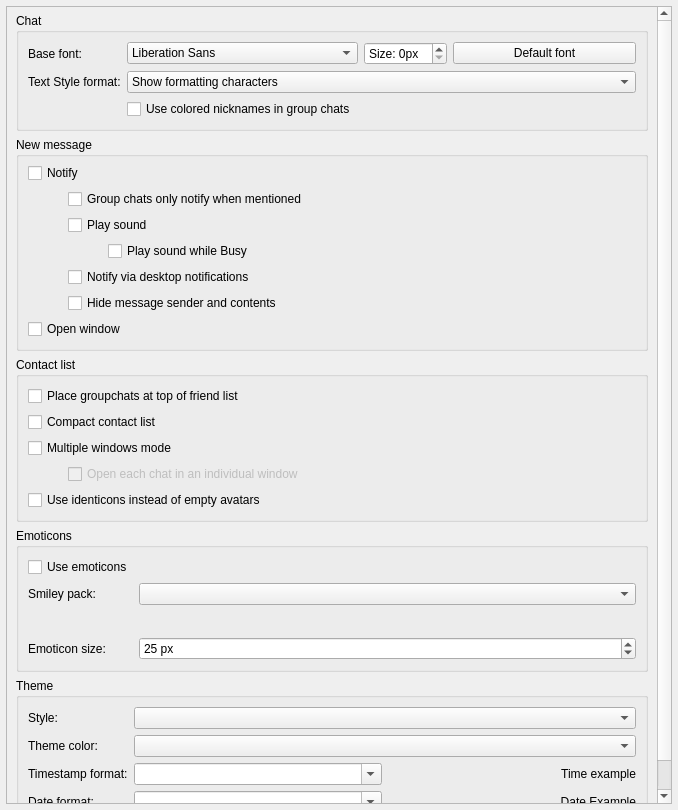
<?xml version="1.0" encoding="UTF-8"?>
<ui version="4.0">
 <class>UserInterfaceSettings</class>
 <widget class="QWidget" name="UserInterfaceSettings">
  <property name="geometry">
   <rect>
    <x>0</x>
    <y>0</y>
    <width>678</width>
    <height>810</height>
   </rect>
  </property>
  <property name="windowTitle">
   <string notr="true">Form</string>
  </property>
  <layout class="QVBoxLayout" name="verticalLayout_2">
   <property name="leftMargin">
    <number>6</number>
   </property>
   <property name="topMargin">
    <number>6</number>
   </property>
   <property name="rightMargin">
    <number>6</number>
   </property>
   <property name="bottomMargin">
    <number>6</number>
   </property>
   <item>
    <widget class="VerticalOnlyScroller" name="scrollArea">
     <property name="widgetResizable">
      <bool>true</bool>
     </property>
     <property name="alignment">
      <set>Qt::AlignLeading|Qt::AlignLeft|Qt::AlignTop</set>
     </property>
     <widget class="QWidget" name="scrollAreaWidgetContents">
      <property name="geometry">
       <rect>
        <x>0</x>
        <y>0</y>
        <width>650</width>
        <height>950</height>
       </rect>
      </property>
      <layout class="QVBoxLayout" name="verticalLayout_4" stretch="0,0,0,0,0,0">
       <property name="spacing">
        <number>6</number>
       </property>
       <property name="topMargin">
        <number>6</number>
       </property>
       <item>
        <widget class="QGroupBox" name="chatGroupBox">
         <property name="title">
          <string>Chat</string>
         </property>
         <layout class="QFormLayout" name="formLayout_2">
          <property name="leftMargin">
           <number>9</number>
          </property>
          <property name="topMargin">
           <number>9</number>
          </property>
          <property name="rightMargin">
           <number>9</number>
          </property>
          <property name="bottomMargin">
           <number>9</number>
          </property>
          <item row="0" column="0">
           <widget class="QLabel" name="label_2">
            <property name="text">
             <string>Base font:</string>
            </property>
            <property name="alignment">
             <set>Qt::AlignLeading|Qt::AlignLeft|Qt::AlignVCenter</set>
            </property>
           </widget>
          </item>
          <item row="0" column="1">
           <layout class="QHBoxLayout" name="horizontalLayout_5">
            <item>
             <widget class="QFontComboBox" name="txtChatFont">
              <property name="editable">
               <bool>false</bool>
              </property>
             </widget>
            </item>
            <item>
             <widget class="QSpinBox" name="txtChatFontSize">
              <property name="sizePolicy">
               <sizepolicy hsizetype="Maximum" vsizetype="Fixed">
                <horstretch>0</horstretch>
                <verstretch>0</verstretch>
               </sizepolicy>
              </property>
              <property name="suffix">
               <string>px</string>
              </property>
              <property name="prefix">
               <string>Size: </string>
              </property>
             </widget>
            </item>
            <item>
             <widget class="QPushButton" name="btnResetChatFont">
              <property name="toolTip">
               <string>Restore the default chat font and size</string>
              </property>
              <property name="text">
               <string>Default font</string>
              </property>
             </widget>
            </item>
           </layout>
          </item>
          <item row="1" column="0">
           <widget class="QLabel" name="textStyleLabel">
            <property name="toolTip">
             <string>New text styling preference may not load until Khandaq restarts.</string>
            </property>
            <property name="text">
             <string>Text Style format:</string>
            </property>
            <property name="alignment">
             <set>Qt::AlignLeading|Qt::AlignLeft|Qt::AlignVCenter</set>
            </property>
           </widget>
          </item>
          <item row="1" column="1">
           <widget class="QComboBox" name="textStyleComboBox">
            <property name="sizePolicy">
             <sizepolicy hsizetype="Expanding" vsizetype="Fixed">
              <horstretch>0</horstretch>
              <verstretch>0</verstretch>
             </sizepolicy>
            </property>
            <property name="toolTip">
             <string>Select text styling preference.</string>
            </property>
            <property name="currentIndex">
             <number>1</number>
            </property>
            <item>
             <property name="text">
              <string>Plaintext</string>
             </property>
            </item>
            <item>
             <property name="text">
              <string>Show formatting characters</string>
             </property>
            </item>
            <item>
             <property name="text">
              <string>Don't show formatting characters</string>
             </property>
            </item>
           </widget>
          </item>
          <item row="2" column="1">
           <widget class="QCheckBox" name="useNameColors">
            <property name="text">
             <string>Use colored nicknames in group chats</string>
            </property>
           </widget>
          </item>
         </layout>
        </widget>
       </item>
       <item>
        <widget class="QGroupBox" name="newMessageGroup">
         <property name="title">
          <string>New message</string>
         </property>
         <layout class="QVBoxLayout" name="verticalLayout_10">
          <property name="topMargin">
           <number>6</number>
          </property>
          <item>
           <widget class="QCheckBox" name="notify">
            <property name="toolTip">
             <string comment="tooltip for Notify setting">Show a notification when you receive a new message and the window is not selected.</string>
            </property>
            <property name="text">
             <string>Notify</string>
            </property>
           </widget>
          </item>
          <item>
           <layout class="QVBoxLayout" name="verticalLayout_11">
            <property name="leftMargin">
             <number>40</number>
            </property>
            <item>
             <widget class="QCheckBox" name="groupOnlyNotfiyWhenMentioned">
              <property name="toolTip">
               <string comment="toolTip for Group chats only notify when mentioned">Only notify about new messages in group chats when mentioned.</string>
              </property>
              <property name="text">
               <string>Group chats only notify when mentioned</string>
              </property>
             </widget>
            </item>
            <item>
             <widget class="QCheckBox" name="notifySound">
              <property name="text">
               <string>Play sound</string>
              </property>
             </widget>
            </item>
            <item>
             <layout class="QVBoxLayout" name="verticalLayout">
              <property name="leftMargin">
               <number>40</number>
              </property>
              <item>
               <widget class="QCheckBox" name="busySound">
                <property name="text">
                 <string>Play sound while Busy</string>
                </property>
               </widget>
              </item>
             </layout>
            </item>
            <item>
             <widget class="QCheckBox" name="desktopNotify">
              <property name="text">
               <string>Notify via desktop notifications</string>
              </property>
             </widget>
            </item>
            <item>
             <widget class="QCheckBox" name="notifyHide">
              <property name="text">
               <string>Hide message sender and contents</string>
              </property>
             </widget>
            </item>
           </layout>
          </item>
          <item>
           <widget class="QCheckBox" name="showWindow">
            <property name="toolTip">
             <string comment="tooltip for Show window setting">Open Khandaq's window when you receive a new message and no window is open yet.</string>
            </property>
            <property name="text">
             <string>Open window</string>
            </property>
           </widget>
          </item>
         </layout>
        </widget>
       </item>
       <item>
        <widget class="QGroupBox" name="contactListGroup">
         <property name="title">
          <string>Contact list</string>
         </property>
         <layout class="QVBoxLayout" name="verticalLayout_5">
          <item>
           <widget class="QCheckBox" name="cbGroupchatPosition">
            <property name="toolTip">
             <string comment="toolTip for groupchat positioning">If checked, group chats will be placed at the top of the friends list, otherwise, they'll be placed below online friends.</string>
            </property>
            <property name="text">
             <string>Place groupchats at top of friend list</string>
            </property>
           </widget>
          </item>
          <item>
           <widget class="QCheckBox" name="cbCompactLayout">
            <property name="toolTip">
             <string comment="toolTip for compact layout setting">Your contact list will be shown in compact mode.</string>
            </property>
            <property name="text">
             <string>Compact contact list</string>
            </property>
           </widget>
          </item>
          <item>
           <widget class="QCheckBox" name="cbSeparateWindow">
            <property name="text">
             <string>Multiple windows mode</string>
            </property>
           </widget>
          </item>
          <item>
           <layout class="QVBoxLayout" name="verticalLayout_12">
            <property name="leftMargin">
             <number>40</number>
            </property>
            <item>
             <widget class="QCheckBox" name="cbDontGroupWindows">
              <property name="enabled">
               <bool>false</bool>
              </property>
              <property name="sizePolicy">
               <sizepolicy hsizetype="Minimum" vsizetype="Minimum">
                <horstretch>0</horstretch>
                <verstretch>0</verstretch>
               </sizepolicy>
              </property>
              <property name="text">
               <string>Open each chat in an individual window</string>
              </property>
             </widget>
            </item>
           </layout>
          </item>
          <item>
           <widget class="QCheckBox" name="cbShowIdenticons">
            <property name="toolTip">
             <string comment="toolTip for show identicons">If enabled, every contact without an avatar will have a generated icon based on their Tox ID instead of the default picture. Requires restart to apply.</string>
            </property>
            <property name="text">
             <string>Use identicons instead of empty avatars</string>
            </property>
           </widget>
          </item>
         </layout>
        </widget>
       </item>
       <item>
        <widget class="QGroupBox" name="emoticonsGroupBox">
         <property name="title">
          <string>Emoticons</string>
         </property>
         <layout class="QFormLayout" name="formLayout_4">
          <item row="0" column="0">
           <widget class="QCheckBox" name="useEmoticons">
            <property name="text">
             <string>Use emoticons</string>
            </property>
           </widget>
          </item>
          <item row="1" column="0">
           <widget class="QLabel" name="smileyPackLabel">
            <property name="text">
             <string extracomment="Text on smiley pack label">Smiley pack:</string>
            </property>
           </widget>
          </item>
          <item row="1" column="1">
           <widget class="QComboBox" name="smileyPackBrowser">
            <property name="sizePolicy">
             <sizepolicy hsizetype="Expanding" vsizetype="Fixed">
              <horstretch>0</horstretch>
              <verstretch>0</verstretch>
             </sizepolicy>
            </property>
           </widget>
          </item>
          <item row="2" column="0">
           <spacer name="horizontalSpacer_2">
            <property name="orientation">
             <enum>Qt::Horizontal</enum>
            </property>
            <property name="sizeHint" stdset="0">
             <size>
              <width>80</width>
              <height>20</height>
             </size>
            </property>
           </spacer>
          </item>
          <item row="2" column="1">
           <layout class="QHBoxLayout" name="horizontalLayout" stretch="0,0,0,0,0">
            <property name="sizeConstraint">
             <enum>QLayout::SetDefaultConstraint</enum>
            </property>
            <item>
             <widget class="QLabel" name="smile1">
              <property name="toolTip">
               <string notr="true">:)</string>
              </property>
              <property name="text">
               <string/>
              </property>
              <property name="alignment">
               <set>Qt::AlignCenter</set>
              </property>
             </widget>
            </item>
            <item>
             <widget class="QLabel" name="smile2">
              <property name="toolTip">
               <string notr="true">;)</string>
              </property>
              <property name="text">
               <string/>
              </property>
              <property name="alignment">
               <set>Qt::AlignCenter</set>
              </property>
             </widget>
            </item>
            <item>
             <widget class="QLabel" name="smile3">
              <property name="toolTip">
               <string notr="true">:p</string>
              </property>
              <property name="text">
               <string/>
              </property>
              <property name="alignment">
               <set>Qt::AlignCenter</set>
              </property>
             </widget>
            </item>
            <item>
             <widget class="QLabel" name="smile4">
              <property name="toolTip">
               <string notr="true">:O</string>
              </property>
              <property name="text">
               <string/>
              </property>
              <property name="alignment">
               <set>Qt::AlignCenter</set>
              </property>
             </widget>
            </item>
            <item alignment="Qt::AlignTop">
             <widget class="QLabel" name="smile5">
              <property name="toolTip">
               <string notr="true">:'(</string>
              </property>
              <property name="text">
               <string/>
              </property>
              <property name="alignment">
               <set>Qt::AlignCenter</set>
              </property>
             </widget>
            </item>
           </layout>
          </item>
          <item row="3" column="0">
           <widget class="QLabel" name="emoticonSizeLabel">
            <property name="text">
             <string>Emoticon size:</string>
            </property>
           </widget>
          </item>
          <item row="3" column="1">
           <widget class="QSpinBox" name="emoticonSize">
            <property name="sizePolicy">
             <sizepolicy hsizetype="Expanding" vsizetype="Fixed">
              <horstretch>0</horstretch>
              <verstretch>0</verstretch>
             </sizepolicy>
            </property>
            <property name="specialValueText">
             <string/>
            </property>
            <property name="suffix">
             <string> px</string>
            </property>
            <property name="minimum">
             <number>1</number>
            </property>
            <property name="maximum">
             <number>2147483647</number>
            </property>
            <property name="value">
             <number>25</number>
            </property>
           </widget>
          </item>
         </layout>
        </widget>
       </item>
       <item>
        <widget class="QGroupBox" name="themeGroupBox">
         <property name="title">
          <string>Theme</string>
         </property>
         <layout class="QFormLayout" name="formLayout">
          <property name="fieldGrowthPolicy">
           <enum>QFormLayout::AllNonFixedFieldsGrow</enum>
          </property>
          <property name="topMargin">
           <number>9</number>
          </property>
          <property name="bottomMargin">
           <number>9</number>
          </property>
          <item row="3" column="0">
           <widget class="QLabel" name="styleLabel">
            <property name="text">
             <string>Style:</string>
            </property>
           </widget>
          </item>
          <item row="3" column="1">
           <widget class="QComboBox" name="styleBrowser">
            <property name="sizePolicy">
             <sizepolicy hsizetype="Expanding" vsizetype="Fixed">
              <horstretch>0</horstretch>
              <verstretch>0</verstretch>
             </sizepolicy>
            </property>
           </widget>
          </item>
          <item row="4" column="0">
           <widget class="QLabel" name="themeColorLabel">
            <property name="text">
             <string>Theme color:</string>
            </property>
           </widget>
          </item>
          <item row="4" column="1">
           <widget class="QComboBox" name="themeColorCBox">
            <property name="sizePolicy">
             <sizepolicy hsizetype="Expanding" vsizetype="Fixed">
              <horstretch>0</horstretch>
              <verstretch>0</verstretch>
             </sizepolicy>
            </property>
           </widget>
          </item>
          <item row="5" column="1">
           <layout class="QHBoxLayout" name="horizontalLayout_2">
            <item>
             <widget class="QComboBox" name="timestamp">
              <property name="sizePolicy">
               <sizepolicy hsizetype="Preferred" vsizetype="Fixed">
                <horstretch>0</horstretch>
                <verstretch>0</verstretch>
               </sizepolicy>
              </property>
              <property name="editable">
               <bool>true</bool>
              </property>
              <property name="insertPolicy">
               <enum>QComboBox::NoInsert</enum>
              </property>
             </widget>
            </item>
            <item>
             <widget class="QLabel" name="timeExample">
              <property name="text">
               <string notr="true">Time example</string>
              </property>
              <property name="alignment">
               <set>Qt::AlignRight|Qt::AlignTrailing|Qt::AlignVCenter</set>
              </property>
             </widget>
            </item>
           </layout>
          </item>
          <item row="5" column="0">
           <widget class="QLabel" name="timestampLabel">
            <property name="text">
             <string>Timestamp format:</string>
            </property>
           </widget>
          </item>
          <item row="7" column="1">
           <layout class="QHBoxLayout" name="horizontalLayout_3">
            <item>
             <widget class="QComboBox" name="dateFormats">
              <property name="editable">
               <bool>true</bool>
              </property>
              <property name="insertPolicy">
               <enum>QComboBox::NoInsert</enum>
              </property>
             </widget>
            </item>
            <item>
             <widget class="QLabel" name="dateExample">
              <property name="text">
               <string notr="true">Date Example</string>
              </property>
              <property name="alignment">
               <set>Qt::AlignRight|Qt::AlignTrailing|Qt::AlignVCenter</set>
              </property>
             </widget>
            </item>
           </layout>
          </item>
          <item row="7" column="0">
           <widget class="QLabel" name="dateformatLabel">
            <property name="text">
             <string>Date format:</string>
            </property>
           </widget>
          </item>
         </layout>
        </widget>
       </item>
       <item>
        <spacer name="verticalSpacer">
         <property name="orientation">
          <enum>Qt::Vertical</enum>
         </property>
         <property name="sizeHint" stdset="0">
          <size>
           <width>20</width>
           <height>40</height>
          </size>
         </property>
        </spacer>
       </item>
      </layout>
     </widget>
    </widget>
   </item>
  </layout>
 </widget>
 <customwidgets>
  <customwidget>
   <class>VerticalOnlyScroller</class>
   <extends>QScrollArea</extends>
   <header>src/widget/form/settings/verticalonlyscroller.h</header>
   <container>1</container>
  </customwidget>
 </customwidgets>
 <tabstops>
  <tabstop>scrollArea</tabstop>
  <tabstop>txtChatFont</tabstop>
  <tabstop>txtChatFontSize</tabstop>
  <tabstop>textStyleComboBox</tabstop>
  <tabstop>notify</tabstop>
  <tabstop>groupOnlyNotfiyWhenMentioned</tabstop>
  <tabstop>notifySound</tabstop>
  <tabstop>busySound</tabstop>
  <tabstop>showWindow</tabstop>
  <tabstop>cbGroupchatPosition</tabstop>
  <tabstop>cbCompactLayout</tabstop>
  <tabstop>cbSeparateWindow</tabstop>
  <tabstop>cbDontGroupWindows</tabstop>
  <tabstop>useEmoticons</tabstop>
  <tabstop>smileyPackBrowser</tabstop>
  <tabstop>emoticonSize</tabstop>
  <tabstop>styleBrowser</tabstop>
  <tabstop>themeColorCBox</tabstop>
  <tabstop>timestamp</tabstop>
  <tabstop>dateFormats</tabstop>
 </tabstops>
 <resources/>
 <connections/>
</ui>
